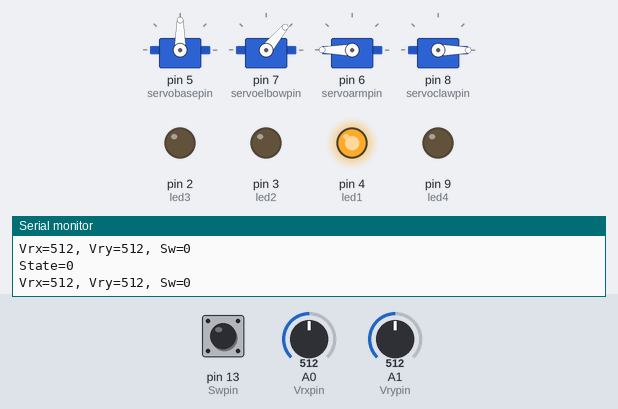
Simulated run of this sketch. Board: Arduino Uno, built with avr-gcc and run on an emulated ATmega328P. Parts: 4 × servo, output pins drawn as LEDs (lit = HIGH), the last lines printed to the serial monitor. The inputs (shaded band) are chosen by the test bench; at power-on: A1 (Vrypin) = 512, pin 13 (Swpin) HIGH, A0 (Vrxpin) = 512.

Above: at 2.2 s.
2.3 s: A1 (Vrypin) set to 408
5.3 s: A1 (Vrypin) set to 383
At 5.76 s:
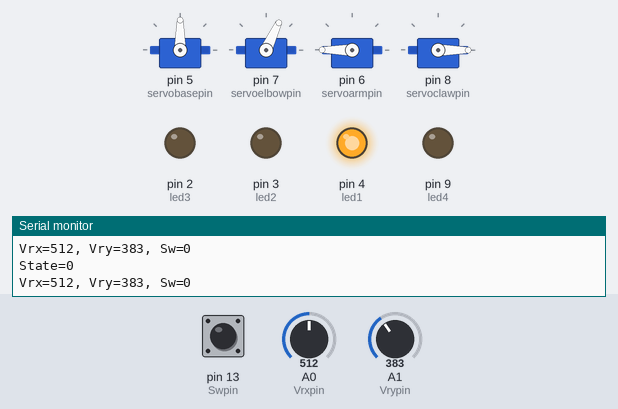
At 6.11 s:
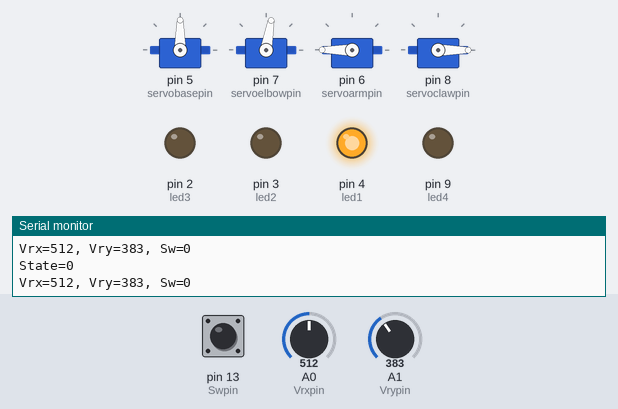
8.3 s: pin 13 (Swpin) pulled LOW for 0.15 s
At 8.85 s:
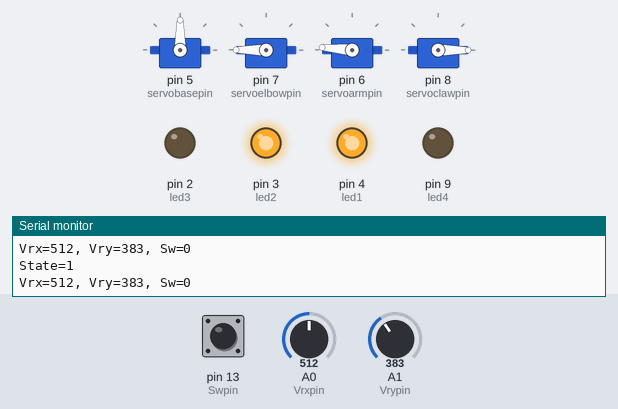
11.3 s: pin 13 (Swpin) pulled LOW for 1 s
At 12.44 s:
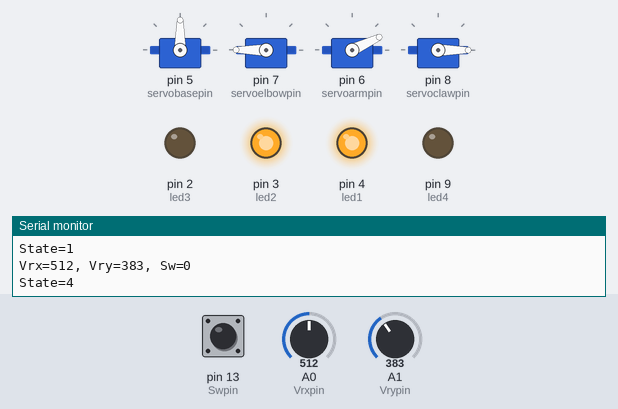
14.3 s: pin 13 (Swpin) pulled LOW for 3.2 s
19.0 s: A1 (Vrypin) set to 610
Timing chart, 0 to 22.8 s (numbered marks = the images above; inputs shaded):
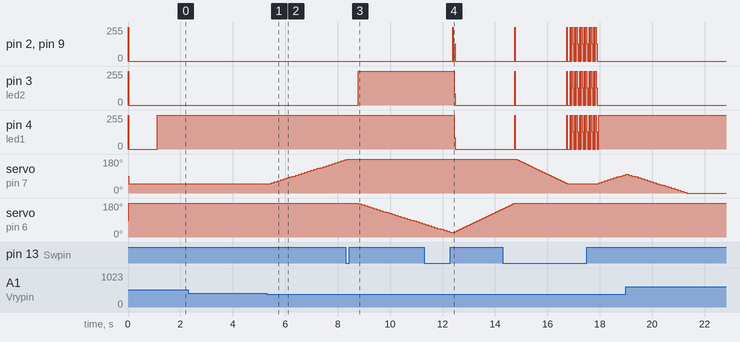

Measured:
- the behaviour switches between 400 and 399 on A1 (Vrypin) (found by bisection; images 0 and 1)
- after the input at 5.3 s, servo on pin 7 (servoelbowpin): moves from 50° to 175° over 2.8 s, starting after 0.17 s
- after the input at 8.3 s, pin 3 (led2): 0/255 → 255/255 after 0.49 s; servo on pin 6 (servoarmpin): moves from 180° to 70° over 2.4 s, starting after 0.49 s
- after the input at 11.3 s, pin 2 (led3), pin 9 (led4): 0/255 → 255/255 after 1.1 s, → 0/255 0.02 s later, → 128/255 0.04 s later, → 0/255 0.04 s later; pin 3 (led2), pin 4 (led1): 255/255 → 0/255 after 1.1 s

The sketch:

Controlling_via-Joystick.ino
```cpp
// ----------------------------
// Robotic Arm with Joystick Control and Mode Switching
// Modes:
//   0 → Elbow Control    (Single click-toggle to get elbow control from arm)
//   1 → Arm Control     (Vice-versa as above)
//   2 → Base Control (Double Click)
//   3 → Reset Position (Long Press)
// ----------------------------

#include <Servo.h>

// Analog joystick input
int Vrx, Vry, Sw = 0;
int Vrxpin = A0, Vrypin = A1, Swpin = 13;

// Servo motor pins
int servoarmpin = 6, servoelbowpin = 7, servobasepin = 5, servoclawpin = 8;

// Servo position variables
int servoarmpos = 0, servoelbowpos = 0, servobasepos = 0, servoclawpos = 0;
int servoarm_meanpos = 180, servoelbow_meanpos = 50, servobase_meanpos = 90, servoclaw_meanpos = 0;

// LED indicator pins
int led1 = 4, led2 = 3, led3 = 2, led4 = 9;

// Speed settings
int speed = 15;        // Delay between movements
int anglespeed = 5;    // Step size for angle increment/decrement

// State variable
int state = 0;         // 0:elbow, 1:arm, 2:base, 3:reset

// Button click tracking
unsigned long lastClickTime = 0;
unsigned long pressStartTime = 0;
int clickCount = 0;
bool isPressed = false;
bool wasPressed = false;

// Servo objects
Servo servobase, servoelbow, servoarm, servoclaw;

// ----------------------------
// Read joystick values
// ----------------------------
void read() {
  Vrx = analogRead(Vrxpin);
  Vry = analogRead(Vrypin);
  Serial.print("Vrx=");
  Serial.print(Vrx);
  Serial.print(", Vry=");
  Serial.print(Vry);
  delay(100);
}

// ----------------------------
// Reset servo to mean position
// ----------------------------
void reset(Servo &servo, int &currentPos, int targetPos, int stepDelay) {
 blink();
  if (currentPos == targetPos) return;

  int step = (targetPos > currentPos) ? 1 : -1;
  for (int pos = currentPos; pos != targetPos; pos += step) {
    servo.write(pos);
    delay(stepDelay);
  }

  servo.write(targetPos);
  currentPos = targetPos;
}

// ----------------------------
// Handle button click logic for mode switching
// ----------------------------
void switcher() {
  Sw=!digitalRead(Swpin);
  Serial.print(", Sw=");
  Serial.println(Sw);


  // Update press state (active low)
  if (Sw == 1) {   //active reading of this
    isPressed = true;
  } else if (Sw == 0) {
    isPressed = false;
  }

  unsigned long currentTime = millis();
  unsigned long pressDuration = 0;

  // Detect press start
  if (isPressed && !wasPressed) {       //only works for the first time when Sw=1(isPressed=true) as then waspressed will also become true, so intial time would only change after the reset
    pressStartTime = currentTime;
  }

  // Detect release
  if (!isPressed && wasPressed) {    //this is the condition of just release
    pressDuration = currentTime - pressStartTime;          //duration of the click stores at the moment of just release

    if (pressDuration > 800) {
      state = 4;  // Long press → reset
    } else {
      clickCount++;
      lastClickTime = currentTime;        //the time at which button was just released ie one click is recorded
    }
  }

  // Determine click pattern (single/double)
  if (!isPressed && clickCount > 0 && (currentTime - lastClickTime > 300)) {
    if (clickCount == 1) {
  if (state == 0) {
    state = 1;
  } else {
    state = 0;  // Force it back to 0 from any other state
  }
}
 else if (clickCount == 2) {
      state = 2;  // claw control
    }
    else if (clickCount == 3 ){
      state=3; //base control
    }
    clickCount = 0;
  }

  wasPressed = isPressed;
  Serial.print("State=");
  Serial.println(state);
}

// ----------------------------
// Move servos based on current state
// ----------------------------
void move() {

  bool moved = false;
if (state == 3){
  digitalWrite(led1,HIGH);
  digitalWrite(led2,HIGH);
  digitalWrite(led3,HIGH);
  digitalWrite(led4,HIGH);

  if (Vrx < 400 && servobasepos < 180) {    //base
      servobasepos += anglespeed;
      servobase.write(servobasepos);
      delay(speed);
      moved = true;
    } else if (Vrx > 600 && servobasepos > 0) {
      servobasepos -= anglespeed;
      servobase.write(servobasepos);
      delay(speed);
      moved = true;
    }
}
  if (state == 0) {  // Elbow
  digitalWrite(led1,HIGH);
  digitalWrite(led2,LOW);
  digitalWrite(led3,LOW);
  digitalWrite(led4,LOW);

    if (Vry > 600 && servoelbowpos > 0) {
      servoelbowpos -= anglespeed;
      servoelbow.write(servoelbowpos);
      delay(speed);
      moved = true;
    } else if (Vry < 400 && servoelbowpos < 180) {
      servoelbowpos += anglespeed;
      servoelbow.write(servoelbowpos);
      delay(speed);
      moved = true;
    }
  }
  else if (state == 1) {  // Arm
  digitalWrite(led1,HIGH);
  digitalWrite(led2,HIGH);
  digitalWrite(led3,LOW);
  digitalWrite(led4,LOW);

    if (Vry > 600 && servoarmpos < 180) {
      servoarmpos += anglespeed;
      servoarm.write(servoarmpos);
      delay(speed);
      moved = true;
    } else if (Vry < 400 && servoarmpos > 0) {
      servoarmpos -= anglespeed;
      servoarm.write(servoarmpos);
      delay(speed);
      moved = true;
    }
  }
  else if (state == 2) {  // Claw
  digitalWrite(led1,HIGH);
  digitalWrite(led2,HIGH);
  digitalWrite(led3,HIGH);
  digitalWrite(led4,LOW);
    if (Vry <400 && servoclawpos < 180) {
      servoclawpos += anglespeed;
      servoclaw.write(servoclawpos);
      delay(speed);
      moved = true;
    } else if (Vry > 600 && servoclawpos > 0) {
      servoclawpos -= anglespeed;
      servoclaw.write(servoclawpos);
      delay(speed);
      moved = true;
    }
  }
  else if (state == 4) {  // Reset
    reset(servobase, servobasepos, servobase_meanpos, speed);
    reset(servoarm, servoarmpos, servoarm_meanpos, speed);
    reset(servoelbow, servoelbowpos, servoelbow_meanpos, speed);
    reset(servoclaw, servoclawpos, servoclaw_meanpos, speed);
    moved=true;
  }

  // Hold position if no movement
  if (!moved) {
    servobase.write(servobasepos);
    servoelbow.write(servoelbowpos);
    servoarm.write(servoarmpos);
    servoclaw.write(servoclawpos);
  }
}
void blink(){
  for(int l=0; l<2; l++){
  digitalWrite(led1,HIGH);
  digitalWrite(led2,HIGH);
  digitalWrite(led3,HIGH);
  digitalWrite(led4,HIGH);
  delay(10);
   digitalWrite(led1,LOW);
  digitalWrite(led2,LOW);
  digitalWrite(led3,LOW);
  digitalWrite(led4,LOW);
  }
}

// ----------------------------
// Arduino setup
// ----------------------------
void setup() {
  Serial.begin(9600);

  // Pin setup
  pinMode(Vrxpin, INPUT);
  pinMode(Vrypin, INPUT);
  pinMode(Swpin, INPUT_PULLUP);
  pinMode(led1, OUTPUT);
  pinMode(led2, OUTPUT);
  pinMode(led3, OUTPUT);
  pinMode(led4, OUTPUT);

  // Attach servos
  servobase.attach(servobasepin);
  servoelbow.attach(servoelbowpin);
  servoarm.attach(servoarmpin);
  servoclaw.attach(servoclawpin);

  // Startup status
  Serial.print("Initializing RAC");
  //blink to indicate
 blink();
  // Move to neutral positions
  servobase.write(servobase_meanpos);
  servoelbow.write(servoelbow_meanpos);
  servoarm.write(servoarm_meanpos);
  servoclaw.write(servoclaw_meanpos);
  delay(1000);

  Serial.println("Initialization Complete");


  // Initialize current positions
  servobasepos = servobase_meanpos;
  servoelbowpos = servoelbow_meanpos;
  servoarmpos = servoarm_meanpos;
  servoclawpos = servoclaw_meanpos;
}

// ----------------------------
// Arduino main loop
// ----------------------------
void loop() {
  read();        // Read joystick and button
  switcher();    // Handle click logic
  move();
  }    // Move based on current state
```
